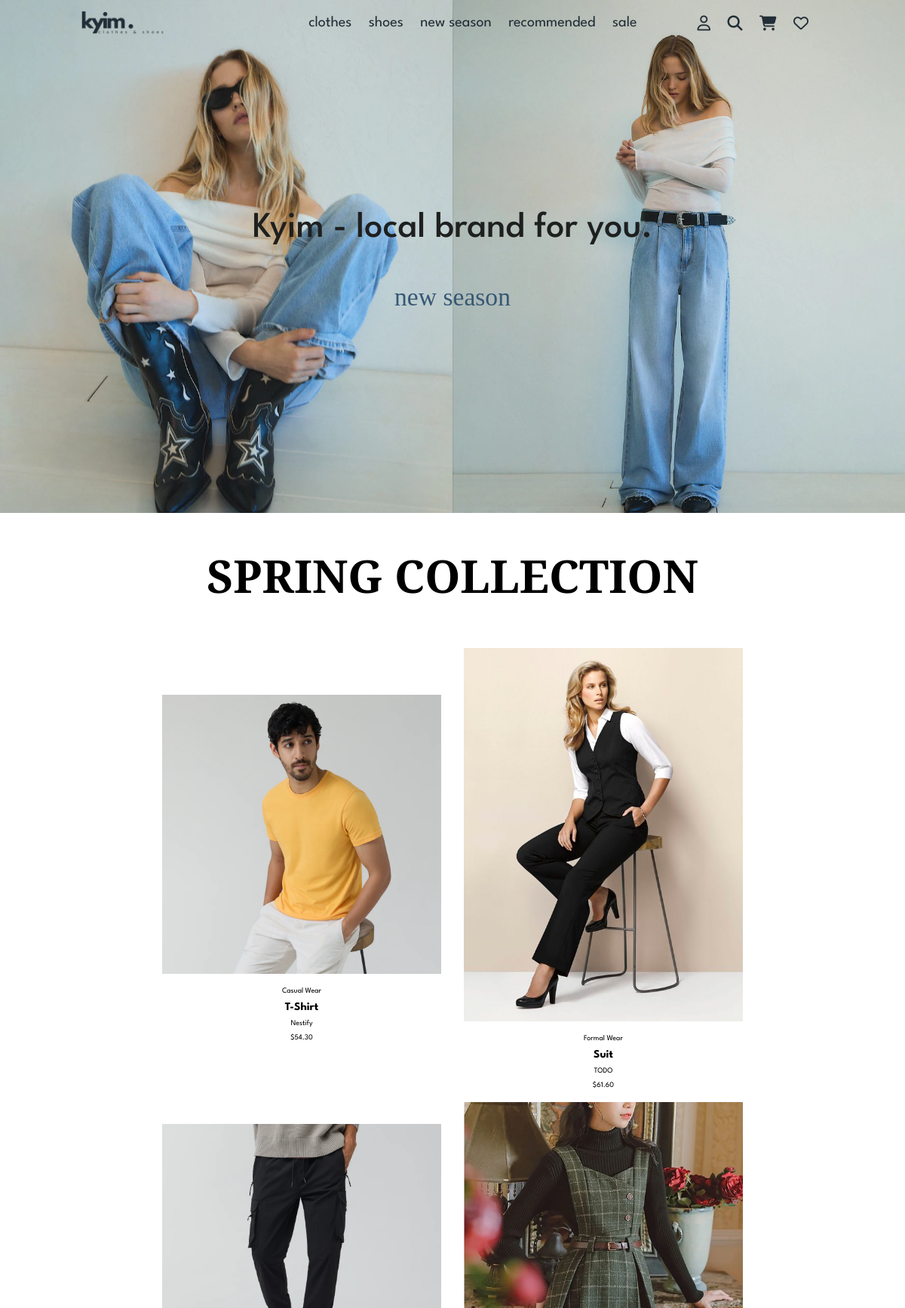
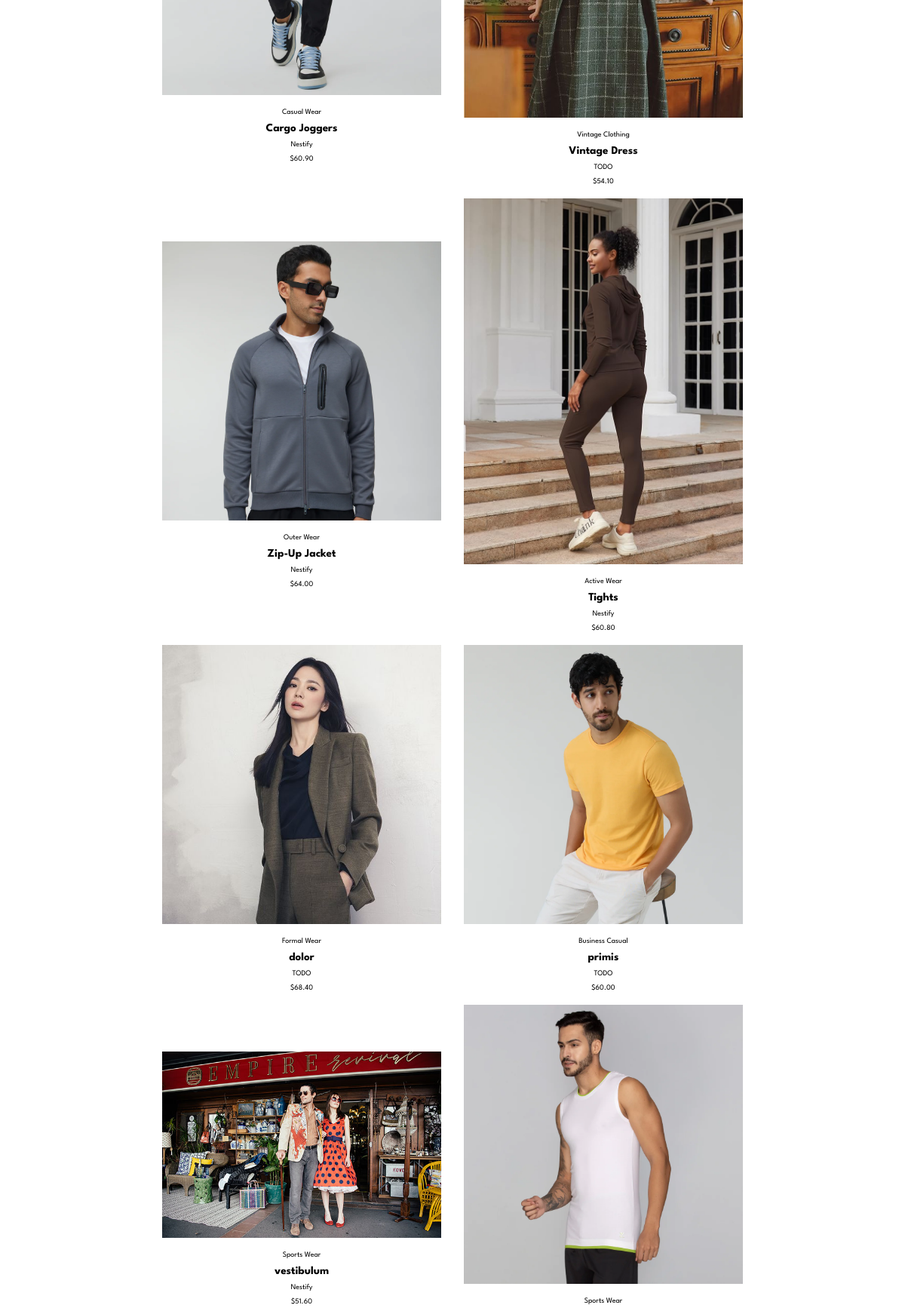
The page / (upper part) on the database its author committed (2 pictures, top to bottom).
### core/models.py (models this page shows, shortened)
class Product(models.Model):
    pid = ShortUUIDField(unique=True, length=10, max_length=20, alphabet="abcdefgh12345")
    user = models.ForeignKey(User, on_delete=models.SET_NULL, null=True)
    category = models.ForeignKey(Category, on_delete=models.SET_NULL, null=True, related_name="category")
    vendor = models.ForeignKey(Vendor, on_delete=models.SET_NULL, null=True)
    title = models.CharField(max_length=100, default="Some clothes")
    image = models.ImageField (upload_to=user_directory_path, default="product.jpg")
    description = models.TextField(null=True, blank=True, default="This is the product")
    price = models.DecimalField (max_digits=99999999999999, decimal_places=2, default="1.99")#could be changed in future
    old_price = models.DecimalField (max_digits=99999999999999, decimal_places=2, default="2.99")#could be changed in future
    gender = models.CharField(max_length=100, default="Female")
    specifications = models.TextField(null=True, blank=True)
    product_status = models. CharField (choices=STATUS, max_length=10, default="in_review")
    status = models. BooleanField(default=True)
    in_stock = models. BooleanField (default=True)
    featured = models. BooleanField (default=False)
    digital = models. BooleanField (default=False)
    sku = ShortUUIDField(unique=True, length=4, max_length=10, prefix="sku", alphabet="1234567890", null=True)
    date = models.DateTimeField (auto_now_add=True)
    updated = models. DateTimeField(null=True, blank=True)
    class Meta:
        verbose_name_plural = "Products"

class Category(models.Model):
    cid = ShortUUIDField(unique=True, length=10, max_length=20, prefix="cat", alphabet="abcdefgh12345")
    title = models.CharField(max_length=100, default="clothes")
    image = models.ImageField (upload_to="category", default="category.jpg")
    class Meta:
        verbose_name_plural = "Categories"

class Vendor(models.Model):
    vid = ShortUUIDField (unique=True, length=10, max_length=20, prefix="ven", alphabet="abcdefgh12345")
    title = models.CharField(max_length=100, default="Nestify")
    image = models.ImageField (upload_to=user_directory_path, default="vendor.jpg")
    description = models.TextField(null=True, blank=True, default="I am an amazing vendor")
    address = models.CharField (max_length=100, default="123 Main Street.")
    contact = models.CharField(max_length=100, default="+123 (456) 789")
    chat_resp_time = models.CharField(max_length=100, default="100")
    shipping_on_time = models.CharField (max_length=100, default="100")
    authentic_rating = models.CharField (max_length=100, default="100")
    days_return = models.CharField (max_length=100, default="100")
    warranty_period = models.CharField(max_length=100, default="100")
    user = models.ForeignKey(User, on_delete=models.SET_NULL, null=True)
    class Meta:
        verbose_name_plural = "Vendors"

### core/views.py (the view)
# urls.py: path("", index, name="index"),
def index(request):
    products = Product.objects.filter(featured=True).order_by("-id") #this part will allow to list products in landing page, also ordered for latest products to be first shown
    context = {
        "products": products
    }
    return render(request, 'core/index.html', context)

### templates/core/index.html (shortened to what this page needs)
{% extends 'partials/base.html' %}
{% load static %}
{% block content %}
<!DOCTYPE html>
<html lang="en">
<head>
  <link rel="stylesheet" href="{% static 'assets/css/style.css' %}">
</head>
<body>
      <section class="home">
        <div class="container-img">
          <div class="image"><img src="{% static 'assets/images/logo/kyim.webp' %}" alt="" class="index"></div>
          <div class="content">
            <h1 class="title"> Kyim - local brand for you. </h1>
            <div class="button">
              <a href="#new_collection" class="btn"> new season </a>
            </div>
          </div>
        </div>
      </section>
      <div class="new_season" id="new_collection">
        <div class="h1">
          <h1> SPRING COLLECTION </h1>
        </div>
        <div class="gen">
          {% for p in products %}
            <div class="pic">
              <img src="{{ p.image.url }}" alt="" class="imgpic">
              <div class="cat">
                <p>{{ p.category.title }}</p>
                <h2>{{ p.title }}</h2>
                <p>{{ p.vendor.title }}</p>
                <p>${{ p.price }}</p>
              </div>
            </div>
          {% endfor %}
        </div>
      </div>
{% endblock %}

### static/assets/css/base.css (style rules this page uses)
:root { --primary-color: #222e37; --primary-font: "League Spartan", sans-serif; --background-header-navbar: #ffffff; --hover-color: rgb(220, 189, 247); }
* { font-family: var(--primary-font); margin: 0; padding: 0; box-sizing: border-box; text-decoration: none; transition: .2s linear; }
html { font-size: 62.5%; }

### static/assets/css/style.css (style rules this page uses)
* { margin: 0; padding: 0; box-sizing: border-box; text-decoration: none; transition: .2s linear; }
html { font-size: 62.5%; }
.container-img { position: relative; text-align: center; }
.image img { width: 100%; }
.content { position: absolute; top: 50%; left: 50%; transform: translate(-50%, -50%); background: transparent; margin-top: 30px; }
.title { background-color: transparent; font-size:4vw; color: #1e201f; font-weight: 500; font-family: "League Spartan", sans-serif; }
.button { padding: 50px; background-color: transparent; }
.btn { background-color: transparent; font-size:2.8vw; color: #375873; font-family: "Bodoni Moda", serif; }
.new_season { display: flex; justify-content: center; align-items: center; flex-direction: column; }
.gen { display: flex; justify-content: center; align-items: center; flex-wrap: wrap; padding: 20px; font-family: "Bona Nova", serif; font-weight: 400; font-style: normal; }
.pic { display: flex; justify-content: center; align-items: center; flex-direction: column; }
.imgpic { width: 100%; max-width: 400px; height: auto; padding: 15px; }
.cat { padding: 3px; display: flex; justify-content: center; align-items: center; flex-direction: column; gap: 10px; }
.h1 { display: flex; justify-content: center; align-items: center; margin: 20px; padding-top: 20px; font-size: 2.5vw; font-weight: 300; }
h1 { font-family: "Bodoni Moda", serif; }

### rows shown on the page
Product: image (picture), category "Casual Wear", title "T-Shirt", vendor "Nestify", price "54.30"
Product: image (picture), category "Formal Wear", title "Suit", vendor "TODO", price "61.60"
Product: image (picture), category "Casual Wear", title "Cargo Joggers", vendor "Nestify", price "60.90"
Product: image (picture), category "Vintage Clothing", title "Vintage Dress", vendor "TODO", price "54.10"
Product: image (picture), category "Outer Wear", title "Zip-Up Jacket", vendor "Nestify", price "64.00"
Product: image (picture), category "Active Wear", title "Tights", vendor "Nestify", price "60.80"
Product: image (picture), category "Formal Wear", title "dolor", vendor "TODO", price "68.40"
Product: image (picture), category "Business Casual", title "primis", vendor "TODO", price "60.00"
Product: image (picture), category "Sports Wear", title "vestibulum", vendor "Nestify", price "51.60"
Product: image (picture), category "Sports Wear"
